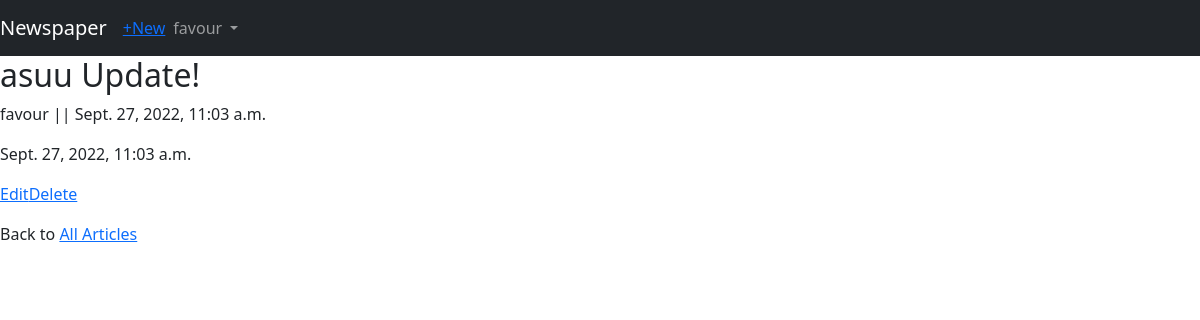
Screenshot of /articles/1/ (signed in) with the database file from the repository.
### accounts/models.py (models this page shows)
class CustomUser(AbstractUser):
    age = models.PositiveBigIntegerField(null=True, blank=True)

### articles/models.py (models this page shows, shortened)
class Article(models.Model):
    title = models.CharField(max_length=225)
    body = models.TextField()
    date = models.DateTimeField(auto_now_add=True)
    author = models.ForeignKey(
        get_user_model(), on_delete=models.CASCADE
    )

### articles/views.py (the view)
# urls.py: path('<int:pk>/', ArticleDetailView.as_view(), name='article_detail'),
class ArticleDetailView(LoginRequiredMixin, DetailView):
    model = Article
    template_name = "article_detail.html"

### templates/article_detail.html (shortened to what this page needs)
{% extends 'base.html' %}
{% block content %}
    <div class="article-entry">
        <h2>{{ object.title }}</h2>
        <p>{{ object.author }} ||  {{ object.date }}</p>
        <P>{{ object.date }}</P>
    </div>
    <p>
        <a href="{% url 'article_edit' article.pk %}">Edit</a><a href="{% url 'article_delete' article.pk %}">Delete</a>
    </p>
    <p>Back to <a href="{% url 'article_list' %}">All Articles</a></p>
{% endblock %}

### templates/base.html (shortened to what this page needs)
<!DOCTYPE html>
{% load static %}
<html lang="en">
<head>
    <link href="https://cdn.jsdelivr.net/npm/bootstrap@5.2.0/dist/css/bootstrap.min.css" rel="stylesheet">
</head>
<body>
    <nav class="navbar navbar-expand-lg navbar-dark bg-dark">
        <a class="navbar-brand" href="{% url 'home' %}">Newspaper</a>
        {% if user.is_authenticated %}
            <ul class="navbar-nav mr-auto">
                <li class="nav-item">
                    <a href="{% url 'article_create' %}">+New</a>
                </li>
            </ul>
        {% endif %}
        <div class="collapse navbar-collapse" id="navbarSupportedContent">
            {% if user.is_authenticated %}
                <ul class="navbar-nav ml-auto">
                    <li class="nav-item">
                        <a class="nav-link dropdown-toggle" href="#"id="navbarDropdown" role="button" data-toggle="dropdown"
                        aria-haspopup="true" aria-expanded="false">
                            {{ user.username }}
                        </a>
                    </li>
                </ul>
            {% else %}
                <form class="form-inline ml-auto">
                    <a href="{% url 'login' %}" class="btn btn-outline-secondary">Log In</a>
                    <a href="{% url 'signup' %}" class="btn btn-primary ml-2">Sign up</a>
                </form>
            {% endif %}
        </div>
    </nav>
    <main>
        {% block content %}
        {% endblock content %}
    </main>
</body>
</html>

### rows the page displays
CustomUser: username "favour"
Article: title "asuu Update!", author "favour", date "Sept. 27, 2022, 11:03 a.m."
